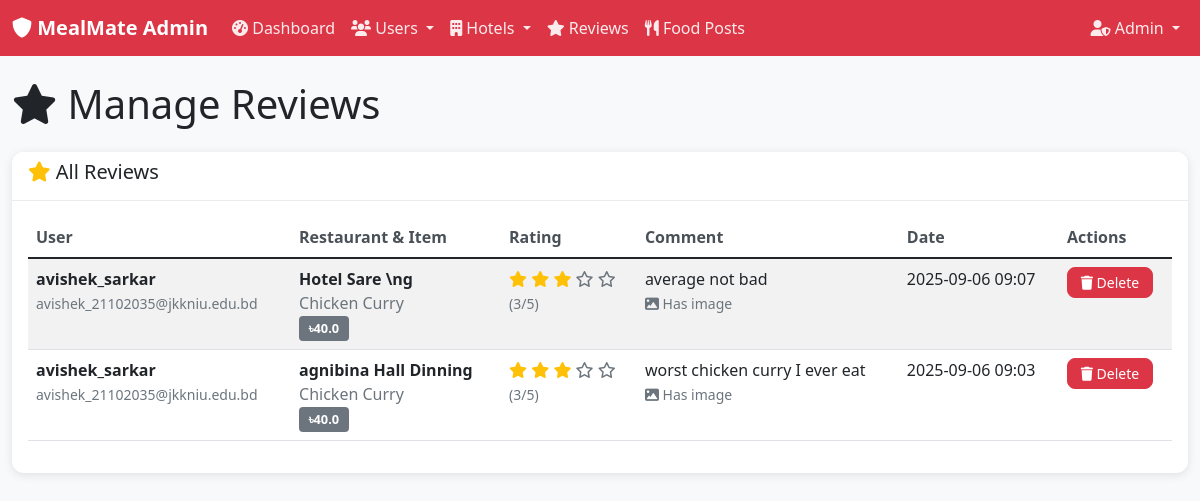
The app's page /admin/reviews (signed in), older data.
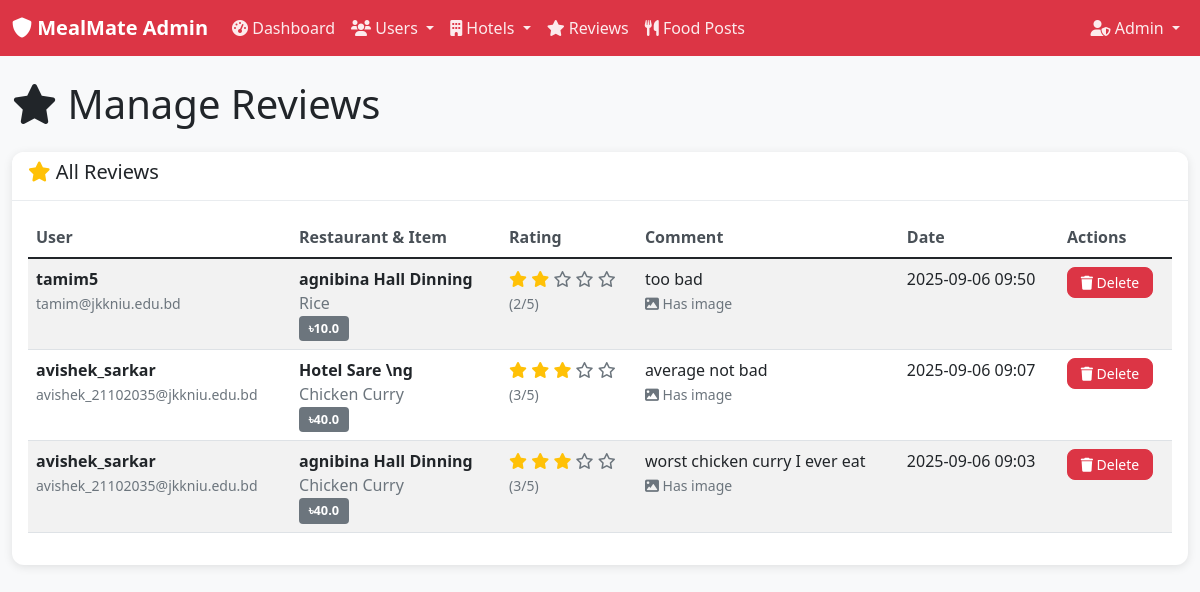
The same page, newer data.
### models.py (models this page shows, shortened)
class Review(db.Model):
    __tablename__ = 'reviews'
    id = db.Column(db.Integer, primary_key=True)
    user_id = db.Column(db.Integer, db.ForeignKey('users.id'), nullable=False)
    menu_item_id = db.Column(db.Integer, db.ForeignKey('menu_items.id'), nullable=False)
    rating = db.Column(db.Integer, nullable=False)  # 1-5 stars
    comment = db.Column(db.Text, nullable=True)
    image_url = db.Column(db.String(255), nullable=True)
    created_at = db.Column(db.DateTime, default=datetime.utcnow)
    expires_at = db.Column(db.DateTime, default=lambda: datetime.utcnow() + timedelta(hours=24))
    __table_args__ = (
        db.CheckConstraint('rating >= 1 AND rating <= 5', name='valid_rating'),
        db.UniqueConstraint('user_id', 'menu_item_id', name='unique_user_review'),
    )

class User(db.Model):
    __tablename__ = 'users'
    id = db.Column(db.Integer, primary_key=True)
    username = db.Column(db.String(80), unique=True, nullable=False)
    reg_number = db.Column(db.String(20), unique=True, nullable=False)
    email = db.Column(db.String(120), unique=True, nullable=False)
    password_hash = db.Column(db.String(255), nullable=False)
    created_at = db.Column(db.DateTime, default=datetime.utcnow)
    is_active = db.Column(db.Boolean, default=True)
    is_approved = db.Column(db.Boolean, default=False)  # Admin approval required
    approved_by = db.Column(db.Integer, db.ForeignKey('admins.id'), nullable=True)
    approved_at = db.Column(db.DateTime, nullable=True)
    reviews = db.relationship('Review', backref='user', lazy=True, cascade='all, delete-orphan')
    food_posts = db.relationship('StudentFoodPost', backref='user', lazy=True, cascade='all, delete-orphan')

class HotelOwner(db.Model):
    __tablename__ = 'hotel_owners'
    id = db.Column(db.Integer, primary_key=True)
    username = db.Column(db.String(80), unique=True, nullable=False)
    email = db.Column(db.String(120), unique=True, nullable=False)
    password_hash = db.Column(db.String(255), nullable=False)
    hotel_name = db.Column(db.String(100), nullable=False)
    hotel_address = db.Column(db.Text, nullable=False)
    contact_number = db.Column(db.String(15), nullable=False)
    license_number = db.Column(db.String(50), nullable=True)
    is_verified = db.Column(db.Boolean, default=False)
    is_approved = db.Column(db.Boolean, default=False)  # Admin approval required
    approved_by = db.Column(db.Integer, db.ForeignKey('admins.id'), nullable=True)
    approved_at = db.Column(db.DateTime, nullable=True)
    created_at = db.Column(db.DateTime, default=datetime.utcnow)
    is_active = db.Column(db.Boolean, default=True)
    menu_items = db.relationship('MenuItem', backref='hotel_owner', lazy=True, cascade='all, delete-orphan')

class MenuItem(db.Model):
    __tablename__ = 'menu_items'
    id = db.Column(db.Integer, primary_key=True)
    hotel_owner_id = db.Column(db.Integer, db.ForeignKey('hotel_owners.id'), nullable=False)
    item_name = db.Column(db.String(100), nullable=False)
    description = db.Column(db.Text, nullable=True)
    price = db.Column(db.Float, nullable=False)
    category = db.Column(db.String(50), nullable=False)  # breakfast, lunch, dinner, snacks
    image_url = db.Column(db.String(255), nullable=True)
    is_available = db.Column(db.Boolean, default=True)
    created_at = db.Column(db.DateTime, default=datetime.utcnow)
    expires_at = db.Column(db.DateTime, default=lambda: datetime.utcnow() + timedelta(hours=24))
    reviews = db.relationship('Review', backref='menu_item', lazy=True, cascade='all, delete-orphan')

### app.py (the view)
    @app.route('/admin/reviews')
    def admin_reviews():
        if not require_admin_login():
            return redirect(url_for('admin_login'))
        reviews = Review.query.order_by(Review.created_at.desc()).all()
        return render_template('admin/reviews.html', reviews=reviews, current_admin=get_current_admin())

### templates/admin/reviews.html (shortened to what the changed rows need)
{% extends "admin/base.html" %}
{% block content %}
<div class="row">
    <div class="col-12">
        <h1 class="mb-4">
            <i class="fas fa-star"></i> Manage Reviews
        </h1>
    </div>
</div>
<div class="row">
    <div class="col-12">
        <div class="card">
            <div class="card-body">
                {% if reviews %}
                <div class="table-responsive">
                    <table class="table table-striped">
                        <thead>
                            <tr>
                                <th>User</th>
                                <th>Restaurant & Item</th>
                                <th>Rating</th>
                                <th>Comment</th>
                                <th>Date</th>
                                <th>Actions</th>
                            </tr>
                        </thead>
                        <tbody>
                            {% for review in reviews %}
                            <tr id="review-{{ review.id }}">
                                <td>
                                    <strong>{{ review.user.username }}</strong><br>
                                    <small class="text-muted">{{ review.user.email }}</small>
                                </td>
                                <td>
                                    <strong>{{ review.menu_item.hotel_owner.hotel_name }}</strong><br>
                                    <span class="text-muted">{{ review.menu_item.item_name }}</span><br>
                                    <span class="badge bg-secondary">৳{{ review.menu_item.price }}</span>
                                </td>
                                <td>
                                    <div class="rating">
                                        {% for i in range(1, 6) %}
                                            {% if i <= review.rating %}
                                                <i class="fas fa-star text-warning"></i>
                                            {% else %}
                                                <i class="far fa-star text-muted"></i>
                                            {% endif %}
                                        {% endfor %}
                                        <br>
                                        <small class="text-muted">({{ review.rating }}/5)</small>
                                    </div>
                                </td>
                                <td>
                                    <div class="comment-preview">
                                        {% if review.comment|length > 100 %}
                                            {{ review.comment[:100] }}...
                                        {% else %}
                                            {{ review.comment }}
                                        {% endif %}
                                        {% if review.image_url %}
                                            <br><small class="text-muted"><i class="fas fa-image"></i> Has image</small>
                                        {% endif %}
                                    </div>
                                </td>
                                <td>{{ review.created_at.strftime('%Y-%m-%d %H:%M') }}</td>
                                <td>
                                    <button class="btn btn-danger btn-sm"
                                            onclick="deleteReview({{ review.id }}, '{{ review.user.username }}')">
                                        <i class="fas fa-trash"></i> Delete
                                    </button>
                                </td>
                            </tr>
                            {% endfor %}
                        </tbody>
                    </table>
                </div>
                {% else %}
                <div class="text-center py-5">
                    <i class="fas fa-star fa-3x text-muted mb-3"></i>
                    <h5 class="text-muted">No reviews found</h5>
                    <p class="text-muted">No reviews have been posted yet.</p>
                </div>
                {% endif %}
            </div>
        </div>
    </div>
</div>
{% endblock %}

Row changes from the older to the newer data that the page shows:
added Review: user.username "tamim5", user.email "tamim@jkkniu.edu.bd", menu_item.hotel_owner.hotel_name "agnibina Hall Dinning", menu_item.item_name "Rice", menu_item.price "10.0", rating "2", comment "too bad", shows "Has image", created_at "2025-09-06 09:50"
